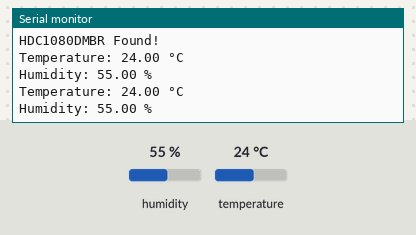
Recording of a sketch running on a simulated ESP32. Parts: the last lines printed to the serial monitor. The inputs (shaded band) are chosen by the test bench; at power-on: humidity 55 %, temperature 24 °C.

Above: at 2.8 s.
2.9 s: humidity set to 22 %
At 5.3 s:
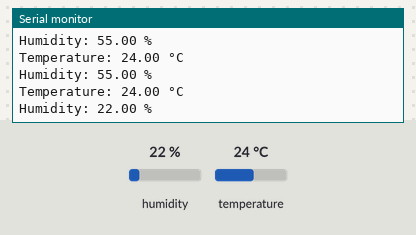
5.6 s: temperature set to 12 °C
At 7.1 s:
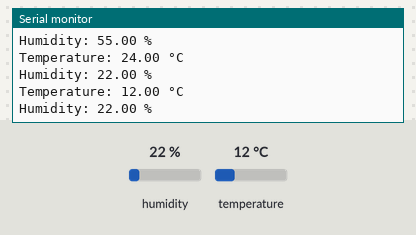
8.3 s: humidity set to 40 %
At 10.7 s:
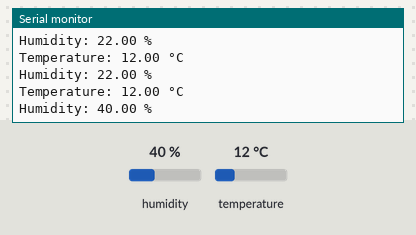
Timing chart, 0 to 12.2 s (numbered marks = the images above; inputs shaded):
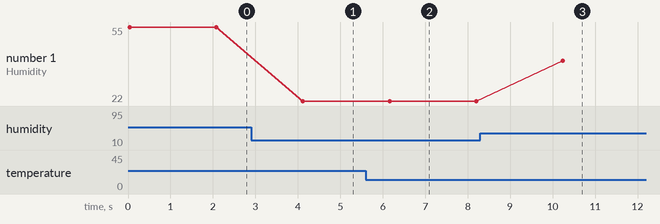

Measured:
- after the input at 2.9 s, the serial monitor: prints a new line after 1.2 s (image 1)
- after the input at 5.6 s, the serial monitor: prints a new line after 0.56 s (image 2)
- after the input at 8.3 s, the serial monitor: prints a new line after 1.9 s (image 3)
- plotted number 1: 55 → 22 after the input at 2.9 s, 22 → 40 after the input at 8.3 s

The sketch:

ESP32-EASY-PROTO_TEMP_HUM_SENSOR.ino
```cpp
#include <Wire.h>
#include <Adafruit_Sensor.h>
#include <Adafruit_HDC1000.h>

// Create an instance of the sensor
Adafruit_HDC1000 hdc = Adafruit_HDC1000();

void setup() {
  // Initialize serial communication at 115200 baud rate
  Serial.begin(115200);
  while (!Serial) delay(10);  // Wait for serial port to be available

  // Initialize the I2C bus
  Wire.begin();

  // Initialize the sensor
  if (!hdc.begin()) {
    Serial.println("Failed to find HDC1080DMBR chip");
    while (1) {
      delay(10);
    }
  }
  Serial.println("HDC1080DMBR Found!");
}

void loop() {
  // Read temperature and humidity from the sensor
  float temperature = hdc.readTemperature();
  float humidity = hdc.readHumidity();

  // Print the readings to the Serial Monitor
  Serial.print("Temperature: ");
  Serial.print(temperature);
  Serial.println(" °C");

  Serial.print("Humidity: ");
  Serial.print(humidity);
  Serial.println(" %");

  // Add a delay before taking the next reading
  delay(2000);
}
```
